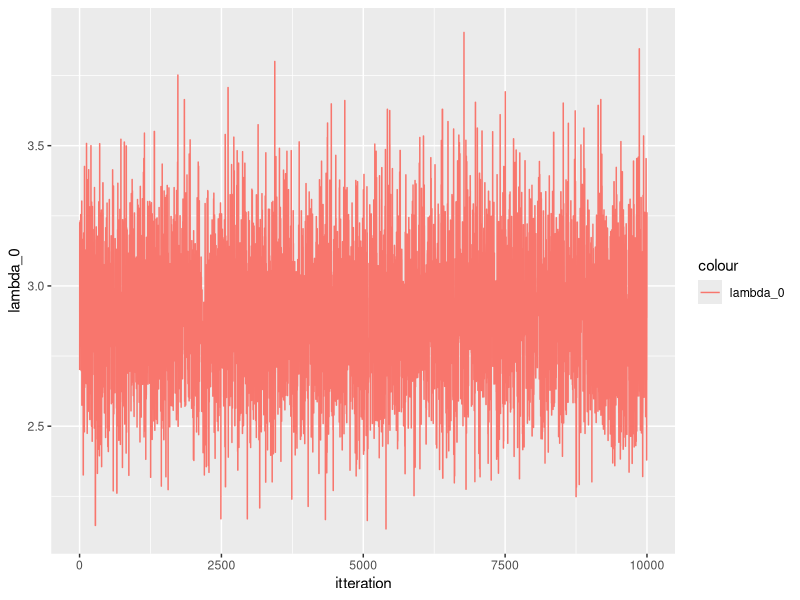
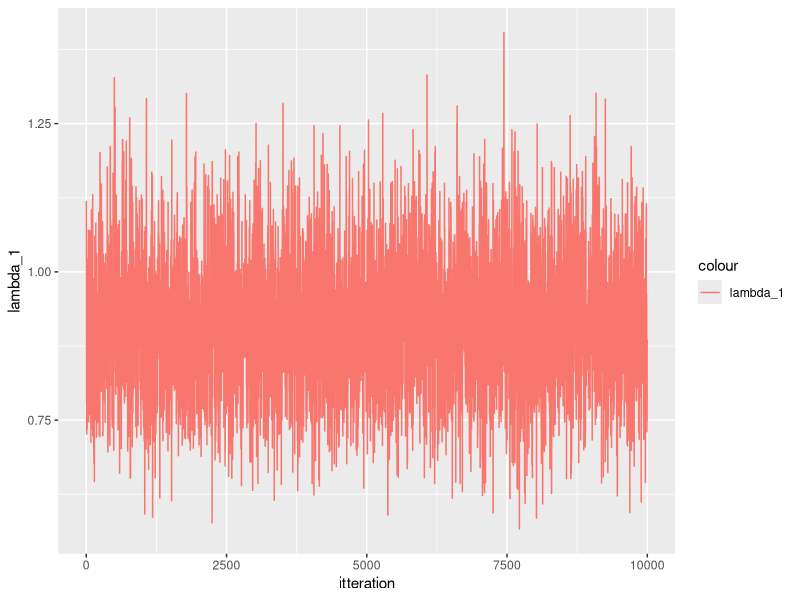
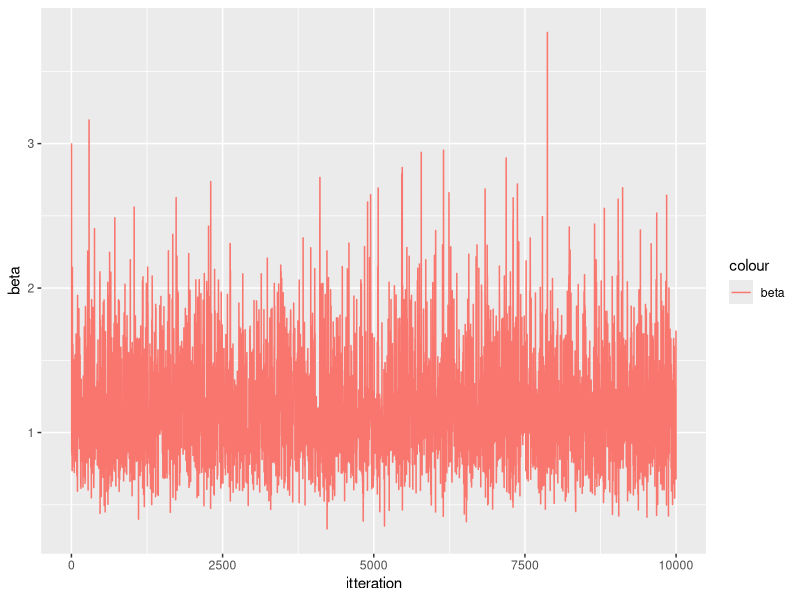
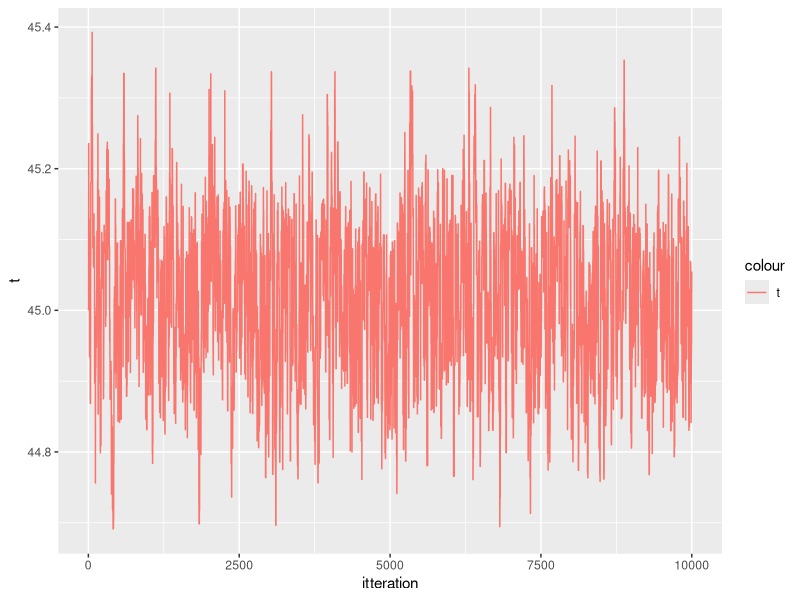
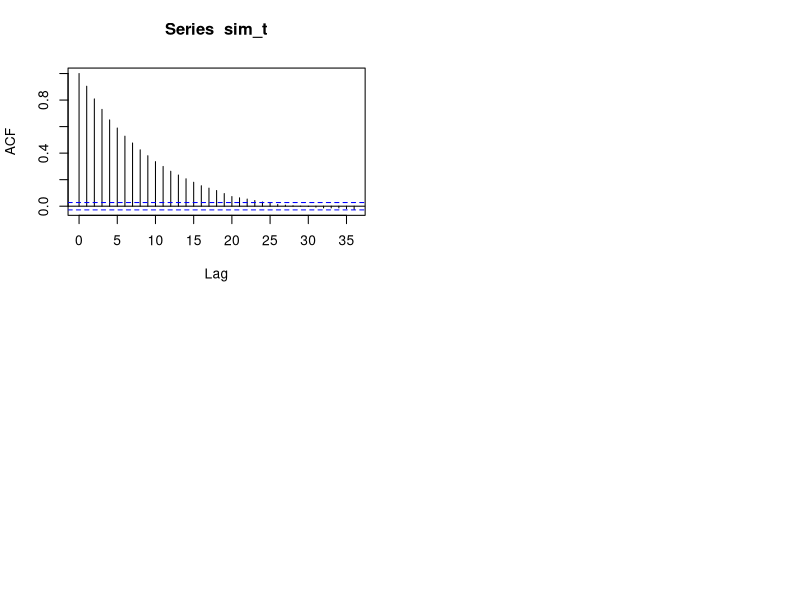

These figures' R source, in order:
#MH block

library(boot)
library(data.table)
library(tidyr)
library(ggplot2)
library(gridExtra)

data <- as.data.table(coal)
data[, event:= 1]
data[, cum_event := cumsum(event)]
data[, date := date- 1851]


f_target_1 <- function(lambda_0, lambda_1, t, t_0, t_2, beta, y_0, y_1){
  if(t<t_0){
    return (0)
  }
  if(t> t_2){
    return (0)
  }
  return(exp(-lambda_0*(t-t_0) - lambda_1*(t_2-t)- (1/beta)*(lambda_0 + lambda_1))*lambda_0^{y_0+ 1}*lambda_1^{y_1+1})
}

f_prop_1 <- function(lambda_0, lambda_1, t_given, t_cur, t_0, t_2, beta, y_0, y_1, sigma_t){
  if(t<t_0){
    retval <- 0
  }
  if(t> t_2){
   retval <- 0
  }
  retval <- (dgamma(lambda_0, (y_0 +2), scale= (1/(t_cur - t_0 + 1/beta)))*
    dgamma(lambda_1, (y_1 +2), scale= (1/(t_2 - t_cur + 1/beta)))*
    dnorm(t, t_given,sigma_t))
  return(retval)
}

f_target_2 <- function(lambda_0, lambda_1, beta, t_0, t_2, t, y_0, y_1){
  if(beta<0){
    return (0)
  }
  
  return(exp(-lambda_0*(t-t_0) - lambda_1*(t_2-t)- (1/beta)*
               (lambda_0 + lambda_1+1))*lambda_0^{y_0+ 1}*
           lambda_1^{y_1+1}*(1/beta^5))
}

f_prop_2 <- function(lambda_0, lambda_1, t, t_0, t_2, beta_cur, beta_given, y_0, y_1, sigma_beta){
    retval <- dgamma(lambda_0, (y_0 +2), scale= (1/(t - t_0 + 1/beta_cur)))*
        dgamma(lambda_1, (y_1+2), scale= (1/(t_2 - t + 1/beta_cur)))*
        dnorm(beta_cur, beta_given, sigma_beta)

  return (retval)
}

MH_alg <- function(n,data, t_0,t_2, t, lambda_0,lambda_1, beta, sigma_t, sigma_beta){
  
  
  y_0 = sum(data[date <t]$event)
  y_1 = sum(data[date>= t]$event)
  
  results <- matrix(nrow = n, ncol = 5)
  results[1, 1:5] <- c(t, lambda_0, lambda_1, beta, 1)
  for(i in 2:(n)){
    print(i)
    if(i %% 2 == 0){
      beta <- results[i-1, 4]
      
      t_old <- results[i-1, 1]
      
      t_new <- rnorm(1, t_old, sigma_t)
      if(t_new <t_0 | t_new > t_2){
        results[i,1:5] <- c(t_old, lambda_0_old, lambda_1_old, beta, 0)
      }else{
     
        y_0_old = sum(data[date <t_old]$event)
        y_1_old = sum(data[date>= t_old]$event)
        y_0_n = sum(data[date <t_new]$event)
        y_1_n = sum(data[date>= t_new]$event)
        
        #gibbs step
        #t <- rexp(1, 1/(lambda_0 - lambda_1)) #must be wrong! 
        lambda_0_old <- results[i-1, 2]
        lambda_1_old <- results[i-1, 3]
        lambda_0 <- rgamma(1, (y_0 +2), scale= (1/(t_new - t_0 + 1/beta)))
        lambda_1 <- rgamma(1, (y_1+2), scale=(1/(t_2 - t_new + 1/beta)))
        
        target_ratio <-  f_target_1(lambda_0, lambda_1, t_new, t_0, t_2, beta, y_0_n, y_1_n)/
          f_target_1(lambda_0_old, lambda_1_old, t_old, t_0, t_2, beta, y_0_old, y_1_old)
        
        prop_ratio <- f_prop_1(lambda_0_old, lambda_1_old, t_cur = t_old, t_given = t_new,  t_0, t_2, beta, y_0_old, y_1_old, sigma_t = sigma_t)/
          f_prop_1(lambda_0, lambda_1, t_new, t_given = t_old, t_0, t_2, beta, y_0, y_1, sigma_t = sigma_t)
        
        a <- target_ratio*prop_ratio
        a <- min(1, a)
        
        u <- runif(1)
        
        if (u< a){
          results[i, 1:5] <- c(t_new, lambda_0, lambda_1, beta, a)
        } else{
          results[i,1:5] <- c(t_old, lambda_0_old, lambda_1_old, beta, a)
        }
      }
    }
    else{
      t <- results[i-1, 1]
      t
      beta_old <- results[i-1, 4]
      
      beta_new <-  rgamma(1, 6, scale = 1/(lambda_0 + lambda_1 + 1)) 
      
      
      y_0 = sum(data[date <results[i-1,1]]$event)
      y_1 = sum(data[date>= results[i-1,1]]$event)
      if(beta_new< 0){
        results[i,1:5] <- c(t, lambda_0_old, lambda_1_old, beta_old, 0)
      }else {
        
        
        lambda_0_n <- rgamma(1, (y_0 + 2), scale= (1/(t_old - t_0 + 1/beta_new)))
        lambda_1_n <- rgamma(1, (y_1 + 2), scale=(1/(t_2 - t_old + 1/beta_new)))
        lambda_0_n
        lambda_1_n
        
        
        lambda_0_old <- results[i-1, 2]
        lambda_1_old <- results[i-1, 3]
        
        target_ratio <-  f_target_2(lambda_0, lambda_1, beta_new, t_0, t_2, t, y_0, y_1)/
          f_target_2(lambda_0_old, lambda_1_old, beta_old, t_0, t_2, t, y_0, y_1)
        
        
        # THIS ONE RETURNS 0 AND MAKES EVERYTHING CRASH
        
        prop_ratio <- f_prop_2(lambda_0_old, lambda_1_old, beta_cur = beta_old, beta_given = beta_new, t = t, t_0 = t_0, t_2 = t_2, y_0, y_1, sigma_beta = sigma_beta)/
          f_prop_2(lambda_0, lambda_1, beta_cur = beta_new, beta_given = beta_old, t_0 = t_0, t_2 = t_2, t = t, y_0, y_1, sigma_beta = sigma_beta)
        
        
        
        
        # prop_ratio <- (dgamma(lambda_0_old, (y_0 +2), scale= (1/(t - t_0 + 1/beta_old)))*
        #   dgamma(lambda_1_old, (y_1+2), scale= (1/(t_2 - t + 1/beta_old)))*
        #   dgamma(beta_old,  6, scale = 1/(lambda_0_old + lambda_1_old + 1)))/
        #   (dgamma(lambda_0_n, (y_0 +2 ), scale= (1/(t - t_0 + 1/beta_new)))*
        #   dgamma(lambda_1_n, (y_1 +2 ), scale= (1/(t_2 - t+ 1/beta_new)))*
        #   dgamma(beta_new,  6, scale = 1/(lambda_0_n + lambda_1_n + 1)))

        
        #print(target_ratio)
        a <- min(1, target_ratio*prop_ratio)
        u <- runif(1)
        if (u< a){
          results[i, 1:5] <- c(t, lambda_0, lambda_1, beta_new, a)
        } else{
          results[i,1:5] <- c(t, lambda_0_old, lambda_1_old, beta_old, a)
        }
      }
    }
  }
  return (results)
}




t =45

lambda_0 <- 135/50
lambda_1 <-  56/50
beta = 3

n = 10000
t_0 = 0
t_2 = 112 #maybe should be 1963? 
sigma_t = 0.1
sigma_beta = 0.3

sim_MH <- MH_alg(n,data, t_0, t_2, t, lambda_0,lambda_1, beta, sigma_t = sigma_t, sigma_beta = sigma_beta)

sim_MH <- as.data.table(sim_MH)

setnames(sim_MH, c("t", "lambda_0", "lambda_1", "beta", "a"))

sim_MH[, itteration := seq(1:n)]
sim_MH

par(mfrow = c(2,2))

q1 <- ggplot(data = sim_MH, aes(x = itteration) )
q1 <- q1 + geom_line(aes(y = lambda_0, colour = "lambda_0"))
q1
q2 <- ggplot(data = sim_MH, aes(x = itteration) )
q2 <- q2 + geom_line(aes(y = lambda_1, colour = "lambda_1"))
q2
q3 <- ggplot(data = sim_MH, aes(x = itteration) )
q3 <- q3 + geom_line(aes(y = beta, colour = "beta"))
q3
q4 <- ggplot(data = sim_MH, aes(x = itteration) )
q4 <- q4 + geom_line(aes(y = t, colour = "t"))
q4

#grid.arrange(q1,q2,q3,q4, ncol = 2)

#only beta has a burn in period! kind of

summary(sim_MH)
3*41 + 0.92*(112-41)

burnin <- 5000

sim_t <- sim_MH$t[burnin:n]

acf(sim_t)
